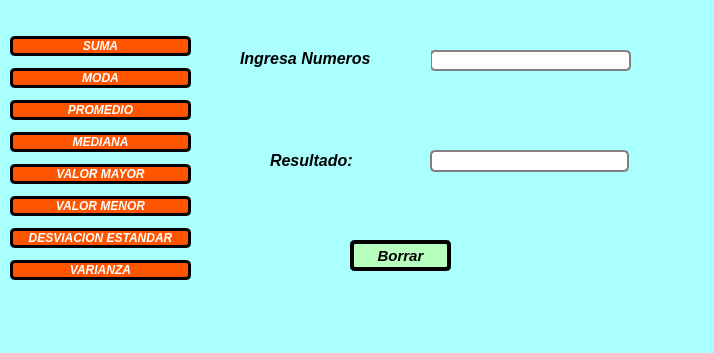
<?xml version="1.0" encoding="UTF-8"?>
<ui version="4.0">
 <class>MainWindow</class>
 <widget class="QMainWindow" name="MainWindow">
  <property name="geometry">
   <rect>
    <x>0</x>
    <y>0</y>
    <width>714</width>
    <height>353</height>
   </rect>
  </property>
  <property name="windowTitle">
   <string>MainWindow</string>
  </property>
  <property name="styleSheet">
   <string notr="true">background-color: rgb(170, 255, 255)
</string>
  </property>
  <widget class="QWidget" name="centralwidget">
   <widget class="QLineEdit" name="txt_numeros">
    <property name="geometry">
     <rect>
      <x>430</x>
      <y>50</y>
      <width>201</width>
      <height>21</height>
     </rect>
    </property>
    <property name="styleSheet">
     <string notr="true">background-color: rgb(255, 255, 255);
color: rgb(0, 0, 0);
border: 2px solid grey;
border-radius: 5px;
</string>
    </property>
    <property name="alignment">
     <set>Qt::AlignCenter</set>
    </property>
    <property name="placeholderText">
     <string/>
    </property>
   </widget>
   <widget class="QLabel" name="label">
    <property name="geometry">
     <rect>
      <x>240</x>
      <y>40</y>
      <width>191</width>
      <height>51</height>
     </rect>
    </property>
    <property name="text">
     <string>&lt;html&gt;&lt;head/&gt;&lt;body&gt;&lt;p&gt;&lt;span style=&quot; font-size:12pt; font-weight:600; font-style:italic;&quot;&gt;Ingresa Numeros&lt;/span&gt;&lt;br/&gt;&lt;/p&gt;&lt;/body&gt;&lt;/html&gt;</string>
    </property>
   </widget>
   <widget class="QPushButton" name="btn_borrar">
    <property name="geometry">
     <rect>
      <x>350</x>
      <y>240</y>
      <width>101</width>
      <height>31</height>
     </rect>
    </property>
    <property name="font">
     <font>
      <pointsize>11</pointsize>
      <italic>true</italic>
      <bold>true</bold>
     </font>
    </property>
    <property name="styleSheet">
     <string notr="true">background-color: rgb(183, 255, 188);
border-radius:5px;
border: 4px solid ;
color: rgb(0, 0, 0);</string>
    </property>
    <property name="text">
     <string>Borrar</string>
    </property>
   </widget>
   <widget class="QLabel" name="label_3">
    <property name="geometry">
     <rect>
      <x>270</x>
      <y>140</y>
      <width>121</width>
      <height>41</height>
     </rect>
    </property>
    <property name="text">
     <string>&lt;html&gt;&lt;head/&gt;&lt;body&gt;&lt;p&gt;&lt;span style=&quot; font-size:12pt; font-weight:600; font-style:italic;&quot;&gt;Resultado:&lt;/span&gt;&lt;/p&gt;&lt;/body&gt;&lt;/html&gt;</string>
    </property>
   </widget>
   <widget class="QLineEdit" name="txt_resultado">
    <property name="enabled">
     <bool>false</bool>
    </property>
    <property name="geometry">
     <rect>
      <x>430</x>
      <y>150</y>
      <width>199</width>
      <height>22</height>
     </rect>
    </property>
    <property name="styleSheet">
     <string notr="true">background-color: rgb(255, 255, 255);
border: 2px solid grey;
border-radius: 5px;
</string>
    </property>
    <property name="text">
     <string/>
    </property>
    <property name="alignment">
     <set>Qt::AlignCenter</set>
    </property>
    <property name="readOnly">
     <bool>true</bool>
    </property>
    <property name="placeholderText">
     <string/>
    </property>
   </widget>
   <widget class="QWidget" name="">
    <property name="geometry">
     <rect>
      <x>10</x>
      <y>30</y>
      <width>181</width>
      <height>259</height>
     </rect>
    </property>
    <layout class="QVBoxLayout" name="verticalLayout">
     <item>
      <widget class="QPushButton" name="btn_Suma">
       <property name="font">
        <font>
         <italic>true</italic>
         <bold>true</bold>
        </font>
       </property>
       <property name="styleSheet">
        <string notr="true">background-color: rgb(255, 85, 0);
border-radius:5px;
border: 3px solid ;
color: rgb(255, 255, 255);</string>
       </property>
       <property name="text">
        <string>SUMA</string>
       </property>
      </widget>
     </item>
     <item>
      <widget class="QPushButton" name="btn_Moda">
       <property name="font">
        <font>
         <italic>true</italic>
         <bold>true</bold>
        </font>
       </property>
       <property name="styleSheet">
        <string notr="true">background-color: rgb(255, 85, 0);
border-radius:5px;
border: 3px solid ;
color: rgb(255, 255, 255);</string>
       </property>
       <property name="text">
        <string>MODA</string>
       </property>
      </widget>
     </item>
     <item>
      <widget class="QPushButton" name="btn_Promedio">
       <property name="font">
        <font>
         <italic>true</italic>
         <bold>true</bold>
        </font>
       </property>
       <property name="styleSheet">
        <string notr="true">background-color: rgb(255, 85, 0);
border-radius:5px;
border: 3px solid ;
color: rgb(255, 255, 255);</string>
       </property>
       <property name="text">
        <string>PROMEDIO</string>
       </property>
      </widget>
     </item>
     <item>
      <widget class="QPushButton" name="btn_Mediana">
       <property name="font">
        <font>
         <italic>true</italic>
         <bold>true</bold>
        </font>
       </property>
       <property name="styleSheet">
        <string notr="true">background-color: rgb(255, 85, 0);
border-radius:5px;
border: 3px solid ;
color: rgb(255, 255, 255);</string>
       </property>
       <property name="text">
        <string>MEDIANA</string>
       </property>
      </widget>
     </item>
     <item>
      <widget class="QPushButton" name="btn_maximo">
       <property name="font">
        <font>
         <italic>true</italic>
         <bold>true</bold>
        </font>
       </property>
       <property name="styleSheet">
        <string notr="true">background-color: rgb(255, 85, 0);
border-radius:5px;
border: 3px solid ;
color: rgb(255, 255, 255);</string>
       </property>
       <property name="text">
        <string>VALOR MAYOR</string>
       </property>
      </widget>
     </item>
     <item>
      <widget class="QPushButton" name="btn_minimo">
       <property name="font">
        <font>
         <italic>true</italic>
         <bold>true</bold>
        </font>
       </property>
       <property name="styleSheet">
        <string notr="true">background-color: rgb(255, 85, 0);
border-radius:5px;
border: 3px solid ;
color: rgb(255, 255, 255);</string>
       </property>
       <property name="text">
        <string>VALOR MENOR</string>
       </property>
      </widget>
     </item>
     <item>
      <widget class="QPushButton" name="btn_desvestan">
       <property name="font">
        <font>
         <italic>true</italic>
         <bold>true</bold>
        </font>
       </property>
       <property name="styleSheet">
        <string notr="true">background-color: rgb(255, 85, 0);
border-radius:5px;
border: 3px solid ;
color: rgb(255, 255, 255);</string>
       </property>
       <property name="text">
        <string>DESVIACION ESTANDAR</string>
       </property>
      </widget>
     </item>
     <item>
      <widget class="QPushButton" name="btn_varianza">
       <property name="font">
        <font>
         <italic>true</italic>
         <bold>true</bold>
        </font>
       </property>
       <property name="styleSheet">
        <string notr="true">background-color: rgb(255, 85, 0);
border-radius:5px;
border: 3px solid ;
color: rgb(255, 255, 255);</string>
       </property>
       <property name="text">
        <string>VARIANZA</string>
       </property>
      </widget>
     </item>
    </layout>
   </widget>
  </widget>
  <widget class="QMenuBar" name="menubar">
   <property name="geometry">
    <rect>
     <x>0</x>
     <y>0</y>
     <width>714</width>
     <height>25</height>
    </rect>
   </property>
  </widget>
  <widget class="QStatusBar" name="statusbar"/>
 </widget>
 <resources/>
 <connections/>
</ui>
